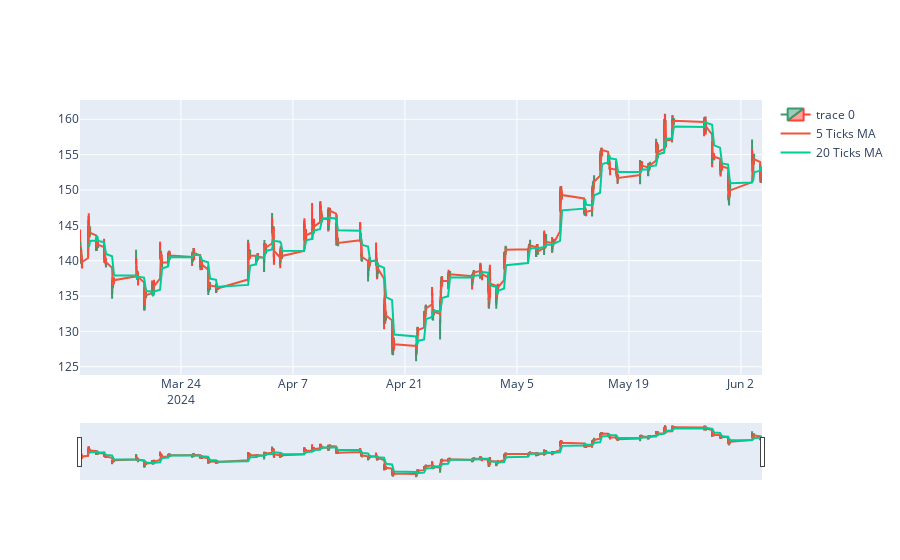

The cell this chart's notebook holds for it:
### Code cell
# plot eith candle stick

fig = go.Figure(data=[go.Candlestick(x=tsm_data.index,
                open=tsm_data['Open'],
                high=tsm_data['High'],
                low=tsm_data['Low'],
                close=tsm_data['Close'])])

# plot moving average of 20 ticks and 80 ticks

fig.add_trace(go.Scatter(x=tsm_data.index, y=tsm_data['Close'].rolling(window=5).mean(), name='5 Ticks MA'))
fig.add_trace(go.Scatter(x=tsm_data.index, y=tsm_data['Close'].rolling(window=20).mean(), name='20 Ticks MA'))

fig.show()

### Figure 1 — Plotly figure (JSON) as saved in the notebook; plotly's stock layout.template omitted (floating-point values rounded to 4 significant figures; data arrays with more than 128 entries replaced by an {"elided": "..."} marker saying what was removed)
{"data": [{"close": {"elided": "779 float values"}, "high": {"elided": "779 float values"}, "low": {"elided": "779 float values"}, "open": {"elided": "779 float values"}, "type": "candlestick", "x": {"elided": "779 str values"}}, {"name": "5 Ticks MA", "type": "scatter", "x": {"elided": "779 str values"}, "y": {"elided": "779 float values"}}, {"name": "20 Ticks MA", "type": "scatter", "x": {"elided": "779 str values"}, "y": {"elided": "779 float values"}}], "layout": {}}
